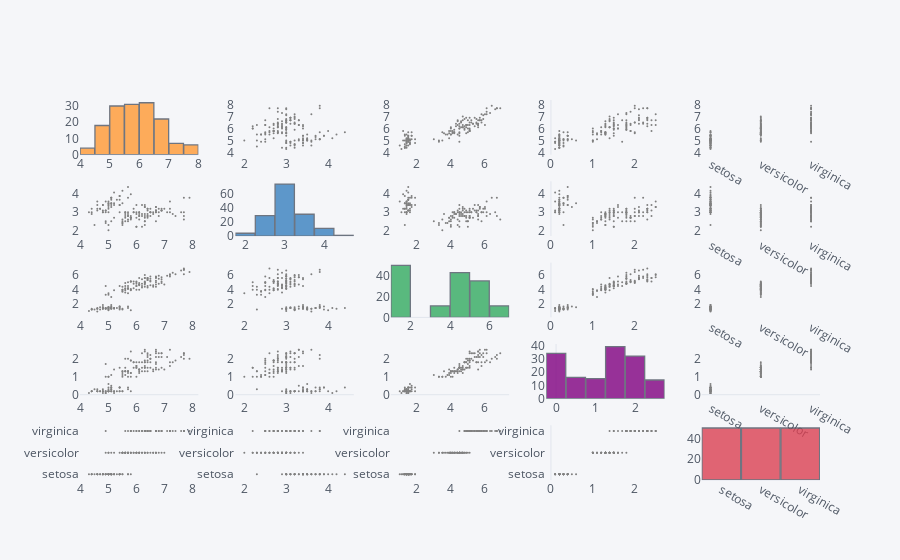

The cell this chart's notebook holds for it:
### Code cell
df2.scatter_matrix()

### Figure 1 — Plotly figure (JSON) as saved in the notebook; plotly's stock layout.template omitted (floating-point values rounded to 4 significant figures; data arrays with more than 128 entries replaced by an {"elided": "..."} marker saying what was removed)
{"data": [{"histfunc": "count", "histnorm": "", "marker": {"color": "rgba(255, 153, 51, 1.0)", "line": {"color": "#4D5663", "width": 1.3}}, "name": "sepal_length", "nbinsx": 10, "opacity": 0.8, "orientation": "v", "type": "histogram", "uid": "e4ccd7bf-11fa-46d7-a438-71549375ef0f", "x": {"elided": "150 float values"}, "xaxis": "x", "yaxis": "y"}, {"line": {"color": "rgba(128, 128, 128, 1.0)", "dash": "solid", "shape": "linear", "width": 1.3}, "marker": {"size": 2, "symbol": "circle"}, "mode": "markers", "name": "sepal_length", "text": "", "type": "scatter", "uid": "e1a599da-e3b1-43f4-8c01-5add63b3c25a", "x": {"elided": "150 float values"}, "xaxis": "x2", "y": {"elided": "150 float values"}, "yaxis": "y2"}, {"line": {"color": "rgba(128, 128, 128, 1.0)", "dash": "solid", "shape": "linear", "width": 1.3}, "marker": {"size": 2, "symbol": "circle"}, "mode": "markers", "name": "sepal_length", "text": "", "type": "scatter", "uid": "6a9d4350-10e0-4db2-82d7-1cfce917e7e9", "x": {"elided": "150 float values"}, "xaxis": "x3", "y": {"elided": "150 float values"}, "yaxis": "y3"}, {"line": {"color": "rgba(128, 128, 128, 1.0)", "dash": "solid", "shape": "linear", "width": 1.3}, "marker": {"size": 2, "symbol": "circle"}, "mode": "markers", "name": "sepal_length", "text": "", "type": "scatter", "uid": "454f641d-3e55-467f-a59c-4575b997fe5b", "x": {"elided": "150 float values"}, "xaxis": "x4", "y": {"elided": "150 float values"}, "yaxis": "y4"}, {"line": {"color": "rgba(128, 128, 128, 1.0)", "dash": "solid", "shape": "linear", "width": 1.3}, "marker": {"size": 2, "symbol": "circle"}, "mode": "markers", "name": "sepal_length", "text": "", "type": "scatter", "uid": "6dbb5d77-e23e-4e3f-9896-8c2ef3ca7e0f", "x": {"elided": "150 str values"}, "xaxis": "x5", "y": {"elided": "150 float values"}, "yaxis": "y5"}, {"line": {"color": "rgba(128, 128, 128, 1.0)", "dash": "solid", "shape": "linear", "width": 1.3}, "marker": {"size": 2, "symbol": "circle"}, "mode": "markers", "name": "sepal_width", "text": "", "type": "scatter", "uid": "8fd8cfed-88f9-4dca-9b61-4ee0bd17a822", "x": {"elided": "150 float values"}, "xaxis": "x6", "y": {"elided": "150 float values"}, "yaxis": "y6"}, {"histfunc": "count", "histnorm": "", "marker": {"color": "rgba(55, 128, 191, 1.0)", "line": {"color": "#4D5663", "width": 1.3}}, "name": "sepal_width", "nbinsx": 10, "opacity": 0.8, "orientation": "v", "type": "histogram", "uid": "7a997276-6629-45df-afc2-92fc1c655d96", "x": {"elided": "150 float values"}, "xaxis": "x7", "yaxis": "y7"}, {"line": {"color": "rgba(128, 128, 128, 1.0)", "dash": "solid", "shape": "linear", "width": 1.3}, "marker": {"size": 2, "symbol": "circle"}, "mode": "markers", "name": "sepal_width", "text": "", "type": "scatter", "uid": "74a75acb-7ff7-4544-a3d9-159e18a921ac", "x": {"elided": "150 float values"}, "xaxis": "x8", "y": {"elided": "150 float values"}, "yaxis": "y8"}, {"line": {"color": "rgba(128, 128, 128, 1.0)", "dash": "solid", "shape": "linear", "width": 1.3}, "marker": {"size": 2, "symbol": "circle"}, "mode": "markers", "name": "sepal_width", "text": "", "type": "scatter", "uid": "c4980e83-e487-4f20-a9aa-36b77e81d97c", "x": {"elided": "150 float values"}, "xaxis": "x9", "y": {"elided": "150 float values"}, "yaxis": "y9"}, {"line": {"color": "rgba(128, 128, 128, 1.0)", "dash": "solid", "shape": "linear", "width": 1.3}, "marker": {"size": 2, "symbol": "circle"}, "mode": "markers", "name": "sepal_width", "text": "", "type": "scatter", "uid": "e8908957-610c-4261-b58d-e3b251ea0336", "x": {"elided": "150 str values"}, "xaxis": "x10", "y": {"elided": "150 float values"}, "yaxis": "y10"}, {"line": {"color": "rgba(128, 128, 128, 1.0)", "dash": "solid", "shape": "linear", "width": 1.3}, "marker": {"size": 2, "symbol": "circle"}, "mode": "markers", "name": "petal_length", "text": "", "type": "scatter", "uid": "f3435f20-ddfb-44e4-a2c9-3ee1a726c1e3", "x": {"elided": "150 float values"}, "xaxis": "x11", "y": {"elided": "150 float values"}, "yaxis": "y11"}, {"line": {"color": "rgba(128, 128, 128, 1.0)", "dash": "solid", "shape": "linear", "width": 1.3}, "marker": {"size": 2, "symbol": "circle"}, "mode": "markers", "name": "petal_length", "text": "", "type": "scatter", "uid": "bdf617c7-30c2-4bd2-89df-dcab3f350e4b", "x": {"elided": "150 float values"}, "xaxis": "x12", "y": {"elided": "150 float values"}, "yaxis": "y12"}, {"histfunc": "count", "histnorm": "", "marker": {"color": "rgba(50, 171, 96, 1.0)", "line": {"color": "#4D5663", "width": 1.3}}, "name": "petal_length", "nbinsx": 10, "opacity": 0.8, "orientation": "v", "type": "histogram", "uid": "20a43069-65cf-4b2a-89b7-d2dc3b5a4660", "x": {"elided": "150 float values"}, "xaxis": "x13", "yaxis": "y13"}, {"line": {"color": "rgba(128, 128, 128, 1.0)", "dash": "solid", "shape": "linear", "width": 1.3}, "marker": {"size": 2, "symbol": "circle"}, "mode": "markers", "name": "petal_length", "text": "", "type": "scatter", "uid": "c050eff4-0019-4680-a781-379f05577cfa", "x": {"elided": "150 float values"}, "xaxis": "x14", "y": {"elided": "150 float values"}, "yaxis": "y14"}, {"line": {"color": "rgba(128, 128, 128, 1.0)", "dash": "solid", "shape": "linear", "width": 1.3}, "marker": {"size": 2, "symbol": "circle"}, "mode": "markers", "name": "petal_length", "text": "", "type": "scatter", "uid": "f55753b8-41bb-49b9-914c-67e3d474b023", "x": {"elided": "150 str values"}, "xaxis": "x15", "y": {"elided": "150 float values"}, "yaxis": "y15"}, {"line": {"color": "rgba(128, 128, 128, 1.0)", "dash": "solid", "shape": "linear", "width": 1.3}, "marker": {"size": 2, "symbol": "circle"}, "mode": "markers", "name": "petal_width", "text": "", "type": "scatter", "uid": "558b107b-c0dc-4e60-acbc-9c3da43bda34", "x": {"elided": "150 float values"}, "xaxis": "x16", "y": {"elided": "150 float values"}, "yaxis": "y16"}, {"line": {"color": "rgba(128, 128, 128, 1.0)", "dash": "solid", "shape": "linear", "width": 1.3}, "marker": {"size": 2, "symbol": "circle"}, "mode": "markers", "name": "petal_width", "text": "", "type": "scatter", "uid": "d8f3c351-7793-44a6-ad9d-256b661c268d", "x": {"elided": "150 float values"}, "xaxis": "x17", "y": {"elided": "150 float values"}, "yaxis": "y17"}, {"line": {"color": "rgba(128, 128, 128, 1.0)", "dash": "solid", "shape": "linear", "width": 1.3}, "marker": {"size": 2, "symbol": "circle"}, "mode": "markers", "name": "petal_width", "text": "", "type": "scatter", "uid": "3e66fb26-11c0-4621-8ed7-8140cfec9bc8", "x": {"elided": "150 float values"}, "xaxis": "x18", "y": {"elided": "150 float values"}, "yaxis": "y18"}, {"histfunc": "count", "histnorm": "", "marker": {"color": "rgba(128, 0, 128, 1.0)", "line": {"color": "#4D5663", "width": 1.3}}, "name": "petal_width", "nbinsx": 10, "opacity": 0.8, "orientation": "v", "type": "histogram", "uid": "bb49c232-faa8-4e95-b66a-c010b029eabc", "x": {"elided": "150 float values"}, "xaxis": "x19", "yaxis": "y19"}, {"line": {"color": "rgba(128, 128, 128, 1.0)", "dash": "solid", "shape": "linear", "width": 1.3}, "marker": {"size": 2, "symbol": "circle"}, "mode": "markers", "name": "petal_width", "text": "", "type": "scatter", "uid": "87acec2d-4344-44b0-890d-ecea4cad3c13", "x": {"elided": "150 str values"}, "xaxis": "x20", "y": {"elided": "150 float values"}, "yaxis": "y20"}, {"line": {"color": "rgba(128, 128, 128, 1.0)", "dash": "solid", "shape": "linear", "width": 1.3}, "marker": {"size": 2, "symbol": "circle"}, "mode": "markers", "name": "species", "text": "", "type": "scatter", "uid": "693ee956-6d9b-4603-b8ad-e522e0491a45", "x": {"elided": "150 float values"}, "xaxis": "x21", "y": {"elided": "150 str values"}, "yaxis": "y21"}, {"line": {"color": "rgba(128, 128, 128, 1.0)", "dash": "solid", "shape": "linear", "width": 1.3}, "marker": {"size": 2, "symbol": "circle"}, "mode": "markers", "name": "species", "text": "", "type": "scatter", "uid": "3ebd397c-d735-48bc-8a2e-254bfedb6c4c", "x": {"elided": "150 float values"}, "xaxis": "x22", "y": {"elided": "150 str values"}, "yaxis": "y22"}, {"line": {"color": "rgba(128, 128, 128, 1.0)", "dash": "solid", "shape": "linear", "width": 1.3}, "marker": {"size": 2, "symbol": "circle"}, "mode": "markers", "name": "species", "text": "", "type": "scatter", "uid": "f7f585d1-6cfc-4034-b3b0-b05ffd6b8ec7", "x": {"elided": "150 float values"}, "xaxis": "x23", "y": {"elided": "150 str values"}, "yaxis": "y23"}, {"line": {"color": "rgba(128, 128, 128, 1.0)", "dash": "solid", "shape": "linear", "width": 1.3}, "marker": {"size": 2, "symbol": "circle"}, "mode": "markers", "name": "species", "text": "", "type": "scatter", "uid": "9aa8e361-e1be-47d8-919d-51f14787d16a", "x": {"elided": "150 float values"}, "xaxis": "x24", "y": {"elided": "150 str values"}, "yaxis": "y24"}, {"histfunc": "count", "histnorm": "", "marker": {"color": "rgba(219, 64, 82, 1.0)", "line": {"color": "#4D5663", "width": 1.3}}, "name": "species", "nbinsx": 10, "opacity": 0.8, "orientation": "v", "type": "histogram", "uid": "df8d1431-26f5-476e-9832-c7641a12ee9f", "x": {"elided": "150 str values"}, "xaxis": "x25", "yaxis": "y25"}], "layout": {"bargap": 0.02, "legend": {"bgcolor": "#F5F6F9", "font": {"color": "#4D5663"}}, "paper_bgcolor": "#F5F6F9", "plot_bgcolor": "#F5F6F9", "showlegend": false, "title": {"font": {"color": "#4D5663"}}, "xaxis": {"anchor": "y", "domain": [0, 0.16], "gridcolor": "#E1E5ED", "showgrid": false, "tickfont": {"color": "#4D5663"}, "title": {"font": {"color": "#4D5663"}, "text": ""}, "zerolinecolor": "#E1E5ED"}, "xaxis10": {"anchor": "y10", "domain": [0.84, 1], "gridcolor": "#E1E5ED", "showgrid": false, "tickfont": {"color": "#4D5663"}, "title": {"font": {"color": "#4D5663"}, "text": ""}, "zerolinecolor": "#E1E5ED"}, "xaxis11": {"anchor": "y11", "domain": [0, 0.16], "gridcolor": "#E1E5ED", "showgrid": false, "tickfont": {"color": "#4D5663"}, "title": {"font": {"color": "#4D5663"}, "text": ""}, "zerolinecolor": "#E1E5ED"}, "xaxis12": {"anchor": "y12", "domain": [0.21, 0.37], "gridcolor": "#E1E5ED", "showgrid": false, "tickfont": {"color": "#4D5663"}, "title": {"font": {"color": "#4D5663"}, "text": ""}, "zerolinecolor": "#E1E5ED"}, "xaxis13": {"anchor": "y13", "domain": [0.42, 0.58], "gridcolor": "#E1E5ED", "showgrid": false, "tickfont": {"color": "#4D5663"}, "title": {"font": {"color": "#4D5663"}, "text": ""}, "zerolinecolor": "#E1E5ED"}, "xaxis14": {"anchor": "y14", "domain": [0.63, 0.79], "gridcolor": "#E1E5ED", "showgrid": false, "tickfont": {"color": "#4D5663"}, "title": {"font": {"color": "#4D5663"}, "text": ""}, "zerolinecolor": "#E1E5ED"}, "xaxis15": {"anchor": "y15", "domain": [0.84, 1], "gridcolor": "#E1E5ED", "showgrid": false, "tickfont": {"color": "#4D5663"}, "title": {"font": {"color": "#4D5663"}, "text": ""}, "zerolinecolor": "#E1E5ED"}, "xaxis16": {"anchor": "y16", "domain": [0, 0.16], "gridcolor": "#E1E5ED", "showgrid": false, "tickfont": {"color": "#4D5663"}, "title": {"font": {"color": "#4D5663"}, "text": ""}, "zerolinecolor": "#E1E5ED"}, "xaxis17": {"anchor": "y17", "domain": [0.21, 0.37], "gridcolor": "#E1E5ED", "showgrid": false, "tickfont": {"color": "#4D5663"}, "title": {"font": {"color": "#4D5663"}, "text": ""}, "zerolinecolor": "#E1E5ED"}, "xaxis18": {"anchor": "y18", "domain": [0.42, 0.58], "gridcolor": "#E1E5ED", "showgrid": false, "tickfont": {"color": "#4D5663"}, "title": {"font": {"color": "#4D5663"}, "text": ""}, "zerolinecolor": "#E1E5ED"}, "xaxis19": {"anchor": "y19", "domain": [0.63, 0.79], "gridcolor": "#E1E5ED", "showgrid": false, "tickfont": {"color": "#4D5663"}, "title": {"font": {"color": "#4D5663"}, "text": ""}, "zerolinecolor": "#E1E5ED"}, "xaxis2": {"anchor": "y2", "domain": [0.21, 0.37], "gridcolor": "#E1E5ED", "showgrid": false, "tickfont": {"color": "#4D5663"}, "title": {"font": {"color": "#4D5663"}, "text": ""}, "zerolinecolor": "#E1E5ED"}, "xaxis20": {"anchor": "y20", "domain": [0.84, 1], "gridcolor": "#E1E5ED", "showgrid": false, "tickfont": {"color": "#4D5663"}, "title": {"font": {"color": "#4D5663"}, "text": ""}, "zerolinecolor": "#E1E5ED"}, "xaxis21": {"anchor": "y21", "domain": [0, 0.16], "gridcolor": "#E1E5ED", "showgrid": false, "tickfont": {"color": "#4D5663"}, "title": {"font": {"color": "#4D5663"}, "text": ""}, "zerolinecolor": "#E1E5ED"}, "xaxis22": {"anchor": "y22", "domain": [0.21, 0.37], "gridcolor": "#E1E5ED", "showgrid": false, "tickfont": {"color": "#4D5663"}, "title": {"font": {"color": "#4D5663"}, "text": ""}, "zerolinecolor": "#E1E5ED"}, "xaxis23": {"anchor": "y23", "domain": [0.42, 0.58], "gridcolor": "#E1E5ED", "showgrid": false, "tickfont": {"color": "#4D5663"}, "title": {"font": {"color": "#4D5663"}, "text": ""}, "zerolinecolor": "#E1E5ED"}, "xaxis24": {"anchor": "y24", "domain": [0.63, 0.79], "gridcolor": "#E1E5ED", "showgrid": false, "tickfont": {"color": "#4D5663"}, "title": {"font": {"color": "#4D5663"}, "text": ""}, "zerolinecolor": "#E1E5ED"}, "xaxis25": {"anchor": "y25", "domain": [0.84, 1], "gridcolor": "#E1E5ED", "showgrid": false, "tickfont": {"color": "#4D5663"}, "title": {"font": {"color": "#4D5663"}, "text": ""}, "zerolinecolor": "#E1E5ED"}, "xaxis3": {"anchor": "y3", "domain": [0.42, 0.58], "gridcolor": "#E1E5ED", "showgrid": false, "tickfont": {"color": "#4D5663"}, "title": {"font": {"color": "#4D5663"}, "text": ""}, "zerolinecolor": "#E1E5ED"}, "xaxis4": {"anchor": "y4", "domain": [0.63, 0.79], "gridcolor": "#E1E5ED", "showgrid": false, "tickfont": {"color": "#4D5663"}, "title": {"font": {"color": "#4D5663"}, "text": ""}, "zerolinecolor": "#E1E5ED"}, "xaxis5": {"anchor": "y5", "domain": [0.84, 1], "gridcolor": "#E1E5ED", "showgrid": false, "tickfont": {"color": "#4D5663"}, "title": {"font": {"color": "#4D5663"}, "text": ""}, "zerolinecolor": "#E1E5ED"}, "xaxis6": {"anchor": "y6", "domain": [0, 0.16], "gridcolor": "#E1E5ED", "showgrid": false, "tickfont": {"color": "#4D5663"}, "title": {"font": {"color": "#4D5663"}, "text": ""}, "zerolinecolor": "#E1E5ED"}, "xaxis7": {"anchor": "y7", "domain": [0.21, 0.37], "gridcolor": "#E1E5ED", "showgrid": false, "tickfont": {"color": "#4D5663"}, "title": {"font": {"color": "#4D5663"}, "text": ""}, "zerolinecolor": "#E1E5ED"}, "xaxis8": {"anchor": "y8", "domain": [0.42, 0.58], "gridcolor": "#E1E5ED", "showgrid": false, "tickfont": {"color": "#4D5663"}, "title": {"font": {"color": "#4D5663"}, "text": ""}, "zerolinecolor": "#E1E5ED"}, "xaxis9": {"anchor": "y9", "domain": [0.63, 0.79], "gridcolor": "#E1E5ED", "showgrid": false, "tickfont": {"color": "#4D5663"}, "title": {"font": {"color": "#4D5663"}, "text": ""}, "zerolinecolor": "#E1E5ED"}, "yaxis": {"anchor": "x", "domain": [0.856, 1], "gridcolor": "#E1E5ED", "showgrid": false, "tickfont": {"color": "#4D5663"}, "title": {"font": {"color": "#4D5663"}, "text": ""}, "zerolinecolor": "#E1E5ED"}, "yaxis10": {"anchor": "x10", "domain": [0.642, 0.786], "gridcolor": "#E1E5ED", "showgrid": false, "tickfont": {"color": "#4D5663"}, "title": {"font": {"color": "#4D5663"}, "text": ""}, "zerolinecolor": "#E1E5ED"}, "yaxis11": {"anchor": "x11", "domain": [0.428, 0.572], "gridcolor": "#E1E5ED", "showgrid": false, "tickfont": {"color": "#4D5663"}, "title": {"font": {"color": "#4D5663"}, "text": ""}, "zerolinecolor": "#E1E5ED"}, "yaxis12": {"anchor": "x12", "domain": [0.428, 0.572], "gridcolor": "#E1E5ED", "showgrid": false, "tickfont": {"color": "#4D5663"}, "title": {"font": {"color": "#4D5663"}, "text": ""}, "zerolinecolor": "#E1E5ED"}, "yaxis13": {"anchor": "x13", "domain": [0.428, 0.572], "gridcolor": "#E1E5ED", "showgrid": false, "tickfont": {"color": "#4D5663"}, "title": {"font": {"color": "#4D5663"}, "text": ""}, "zerolinecolor": "#E1E5ED"}, "yaxis14": {"anchor": "x14", "domain": [0.428, 0.572], "gridcolor": "#E1E5ED", "showgrid": false, "tickfont": {"color": "#4D5663"}, "title": {"font": {"color": "#4D5663"}, "text": ""}, "zerolinecolor": "#E1E5ED"}, "yaxis15": {"anchor": "x15", "domain": [0.428, 0.572], "gridcolor": "#E1E5ED", "showgrid": false, "tickfont": {"color": "#4D5663"}, "title": {"font": {"color": "#4D5663"}, "text": ""}, "zerolinecolor": "#E1E5ED"}, "yaxis16": {"anchor": "x16", "domain": [0.214, 0.358], "gridcolor": "#E1E5ED", "showgrid": false, "tickfont": {"color": "#4D5663"}, "title": {"font": {"color": "#4D5663"}, "text": ""}, "zerolinecolor": "#E1E5ED"}, "yaxis17": {"anchor": "x17", "domain": [0.214, 0.358], "gridcolor": "#E1E5ED", "showgrid": false, "tickfont": {"color": "#4D5663"}, "title": {"font": {"color": "#4D5663"}, "text": ""}, "zerolinecolor": "#E1E5ED"}, "yaxis18": {"anchor": "x18", "domain": [0.214, 0.358], "gridcolor": "#E1E5ED", "showgrid": false, "tickfont": {"color": "#4D5663"}, "title": {"font": {"color": "#4D5663"}, "text": ""}, "zerolinecolor": "#E1E5ED"}, "yaxis19": {"anchor": "x19", "domain": [0.214, 0.358], "gridcolor": "#E1E5ED", "showgrid": false, "tickfont": {"color": "#4D5663"}, "title": {"font": {"color": "#4D5663"}, "text": ""}, "zerolinecolor": "#E1E5ED"}, "yaxis2": {"anchor": "x2", "domain": [0.856, 1], "gridcolor": "#E1E5ED", "showgrid": false, "tickfont": {"color": "#4D5663"}, "title": {"font": {"color": "#4D5663"}, "text": ""}, "zerolinecolor": "#E1E5ED"}, "yaxis20": {"anchor": "x20", "domain": [0.214, 0.358], "gridcolor": "#E1E5ED", "showgrid": false, "tickfont": {"color": "#4D5663"}, "title": {"font": {"color": "#4D5663"}, "text": ""}, "zerolinecolor": "#E1E5ED"}, "yaxis21": {"anchor": "x21", "domain": [0, 0.144], "gridcolor": "#E1E5ED", "showgrid": false, "tickfont": {"color": "#4D5663"}, "title": {"font": {"color": "#4D5663"}, "text": ""}, "zerolinecolor": "#E1E5ED"}, "yaxis22": {"anchor": "x22", "domain": [0, 0.144], "gridcolor": "#E1E5ED", "showgrid": false, "tickfont": {"color": "#4D5663"}, "title": {"font": {"color": "#4D5663"}, "text": ""}, "zerolinecolor": "#E1E5ED"}, "yaxis23": {"anchor": "x23", "domain": [0, 0.144], "gridcolor": "#E1E5ED", "showgrid": false, "tickfont": {"color": "#4D5663"}, "title": {"font": {"color": "#4D5663"}, "text": ""}, "zerolinecolor": "#E1E5ED"}, "yaxis24": {"anchor": "x24", "domain": [0, 0.144], "gridcolor": "#E1E5ED", "showgrid": false, "tickfont": {"color": "#4D5663"}, "title": {"font": {"color": "#4D5663"}, "text": ""}, "zerolinecolor": "#E1E5ED"}, "yaxis25": {"anchor": "x25", "domain": [0, 0.144], "gridcolor": "#E1E5ED", "showgrid": false, "tickfont": {"color": "#4D5663"}, "title": {"font": {"color": "#4D5663"}, "text": ""}, "zerolinecolor": "#E1E5ED"}, "yaxis3": {"anchor": "x3", "domain": [0.856, 1], "gridcolor": "#E1E5ED", "showgrid": false, "tickfont": {"color": "#4D5663"}, "title": {"font": {"color": "#4D5663"}, "text": ""}, "zerolinecolor": "#E1E5ED"}, "yaxis4": {"anchor": "x4", "domain": [0.856, 1], "gridcolor": "#E1E5ED", "showgrid": false, "tickfont": {"color": "#4D5663"}, "title": {"font": {"color": "#4D5663"}, "text": ""}, "zerolinecolor": "#E1E5ED"}, "yaxis5": {"anchor": "x5", "domain": [0.856, 1], "gridcolor": "#E1E5ED", "showgrid": false, "tickfont": {"color": "#4D5663"}, "title": {"font": {"color": "#4D5663"}, "text": ""}, "zerolinecolor": "#E1E5ED"}, "yaxis6": {"anchor": "x6", "domain": [0.642, 0.786], "gridcolor": "#E1E5ED", "showgrid": false, "tickfont": {"color": "#4D5663"}, "title": {"font": {"color": "#4D5663"}, "text": ""}, "zerolinecolor": "#E1E5ED"}, "yaxis7": {"anchor": "x7", "domain": [0.642, 0.786], "gridcolor": "#E1E5ED", "showgrid": false, "tickfont": {"color": "#4D5663"}, "title": {"font": {"color": "#4D5663"}, "text": ""}, "zerolinecolor": "#E1E5ED"}, "yaxis8": {"anchor": "x8", "domain": [0.642, 0.786], "gridcolor": "#E1E5ED", "showgrid": false, "tickfont": {"color": "#4D5663"}, "title": {"font": {"color": "#4D5663"}, "text": ""}, "zerolinecolor": "#E1E5ED"}, "yaxis9": {"anchor": "x9", "domain": [0.642, 0.786], "gridcolor": "#E1E5ED", "showgrid": false, "tickfont": {"color": "#4D5663"}, "title": {"font": {"color": "#4D5663"}, "text": ""}, "zerolinecolor": "#E1E5ED"}}}
